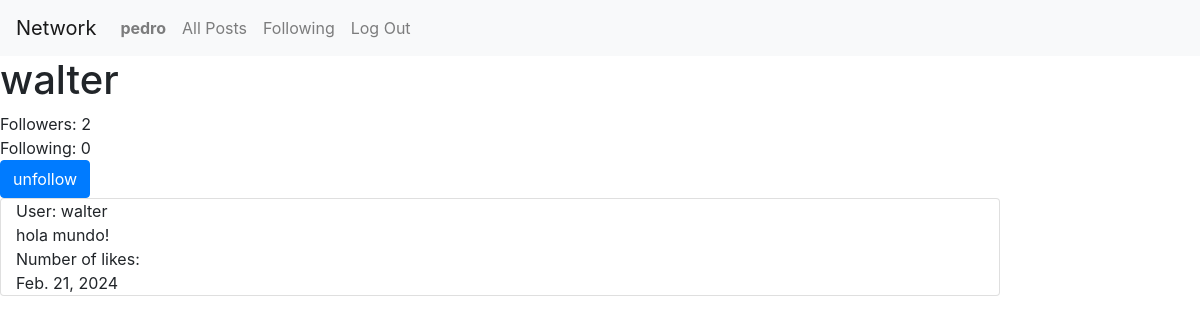
/profile/1 (signed in), run on an earlier commit of the app's database.
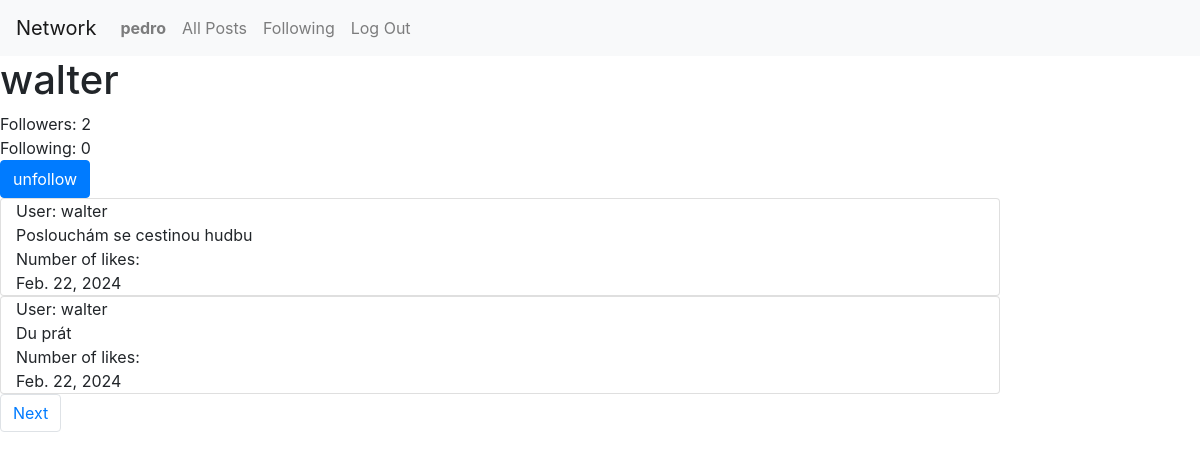
And on a later commit of the database.
### network/models.py (models this page shows, shortened)
class Post(models.Model):
    user = models.ForeignKey(User, on_delete=models.CASCADE, blank=True, null=True, related_name="poster")
    post = models.CharField(max_length=64)
    date = models.DateField()

class User(AbstractUser):
    pass
    def __str__(self):
        return self.username

### network/views.py (the view)
# urls.py: path("profile/<int:user_id>", views.profile, name="profile"),
def profile(request, user_id):
    if request.user.is_authenticated:
        user = User.objects.get(pk=user_id)
        posts = Post.objects.filter(user=user_id).order_by('-date')
        following = Follow.objects.filter(user=user)
        followers = Follow.objects.filter(user_follower=user)
        try:
            checkFollow = followers.filter(user=User.objects.get(pk=request.user.id))
            if len(checkFollow) != 0:
                isFollowing = True
            else:
                isFollowing = False
        except:
            isFollowing =False
        paginator = Paginator(posts, 2) #show 2 posts per page
        page_number = request.GET.get('page')
        page_obj = paginator.get_page(page_number)
        return render(request, "network/profile.html", {
            'page_obj': page_obj,
            'userName': user.username,
            'following': following,
            'followers': followers,
            'isFollowing': isFollowing,
            'user_profile': user,
        })
    else:
        posts = Post.objects.filter(user=user_id).order_by('-date')
        return render(request, "network/profile.html", {
            'posts': posts,
        })

### network/templates/network/profile.html (shortened to what this page needs)
{% extends "network/layout.html" %}
{% block body%}
    {% if user.is_authenticated %}
    <h1>{{userName}}</h1>
    {% else %}
    <h4>Please log in to have full access.</h4>
    {% endif %}
    <div>
        <section>
            Followers: {{ followers.count }}
        </section>
        <section>
            Following: {{ following.count }}
        </section>
        {% if user.is_authenticated %}
         {% if user != user_profile %}
         {% if isFollowing %}
         <form action="{% url 'unfollow' %}" method="post">
           <input type="submit" class="btn btn-primary" value="unfollow">
         </form>
         {% else %}
         <form action="{% url 'follow' %}" method="post">
           {% csrf_token %}
           <input type="hidden" name="userfollow" value="{{ user_profile }}">
           <input type="submit" class="btn btn-primary" value="follow">
         </form>
         {% endif %}
     {% endif %}
        <div class="mb-3">
            {% for post in page_obj %}
            <div class="card col-10">
                <div>User: {{ post.user }}</div>
                <div>{{ post.post }}</div>
                <div>Number of likes: {{post.likes}}</div>
                <div>{{ post.date }}</div>
            </div>
            {% endfor %}
            <div>
              <nav aria-label="Page navigation example">
                  <ul class="pagination">
                      {% if page_obj.has_next %}
                      <li class="page-item"><a class="page-link" href="?page={{ page_obj.next_page_number }}">Next</a></li>
                      {% endif %}
                  </ul>
                </nav>
          </div>
        </div>
      {% endif %}
  </div>
{% endblock %}

What changed in the data, as far as the page shows it:
no longer on this page (row unchanged): Post: user "walter", post "hola mundo!", date "Feb. 21, 2024"
added Post: user "walter", post "Poslouchám se cestinou hudbu", date "Feb. 22, 2024"
added Post: user "walter", post "Du prát", date "Feb. 22, 2024"
Also different on the page:
text now shown: "Next"
